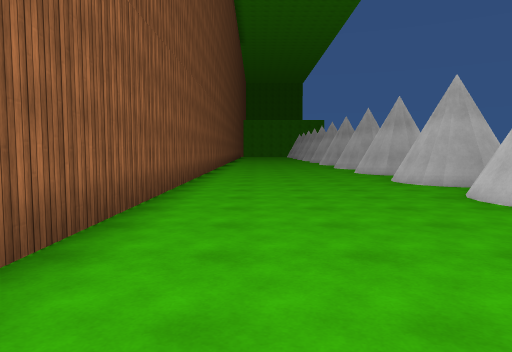
[1] (above)

17 first-person views from a walk through a 3-D level made in the Unity game engine. The camera is 1.4 m above the floor, tilts 4° down and sees 70° across. The floor is counted in squares, 2 m on a side. Each view is taken from the middle of a square. On the plan, view 1 faces up. The plan holds only what a view shows up to about 11 squares ahead; the rest is blank. The place goes on beyond the plan. The player is left out. Surface patterns are stand-ins for the level's own textures.

[2]
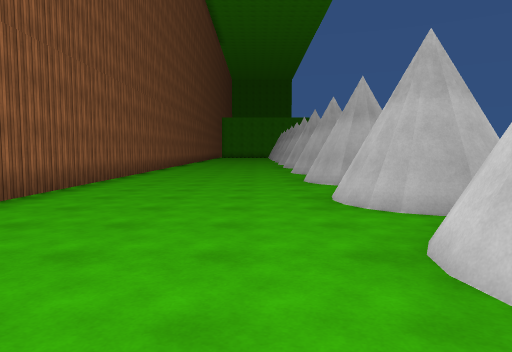

[3]
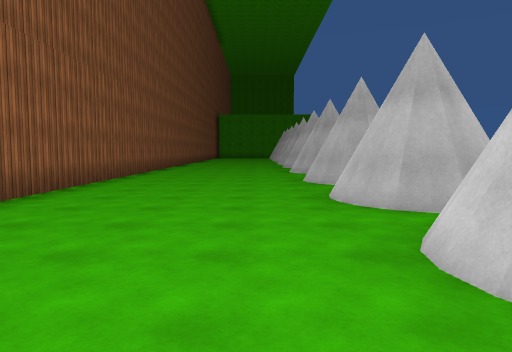

[4]
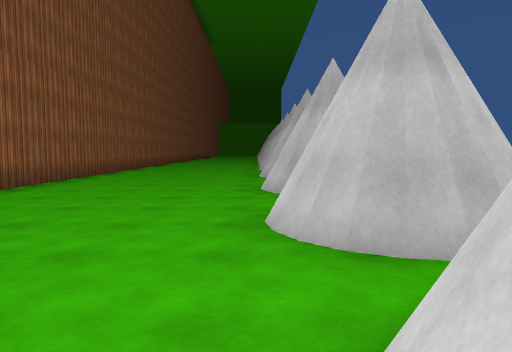

[5]
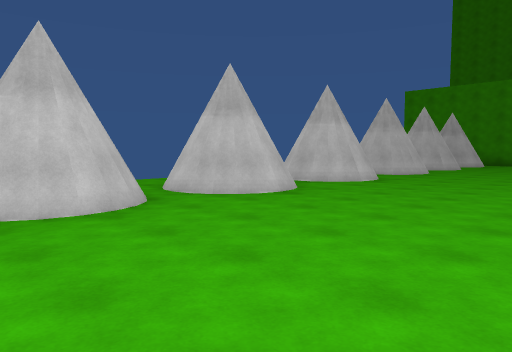

[6]
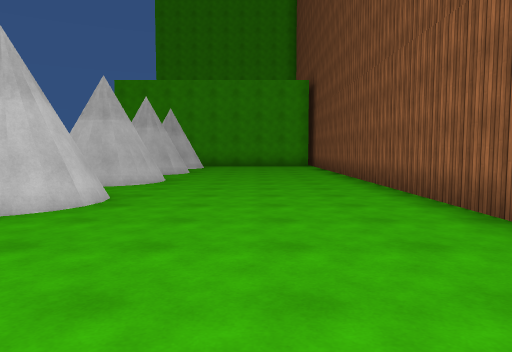

[7]
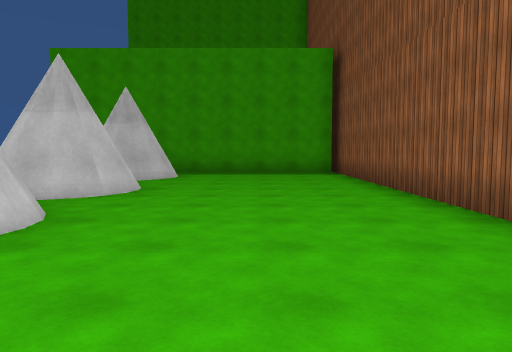

[8]
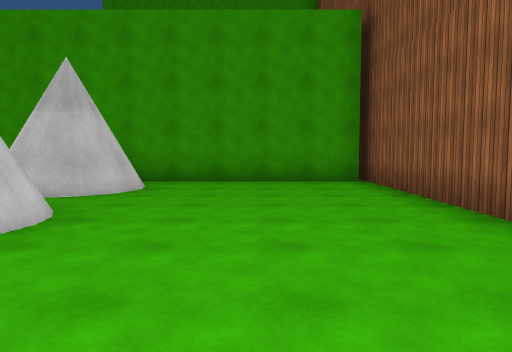

[9]
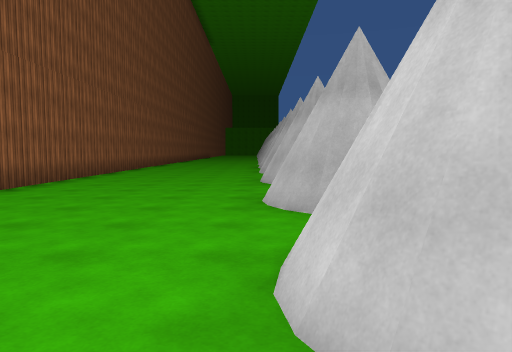

[10]
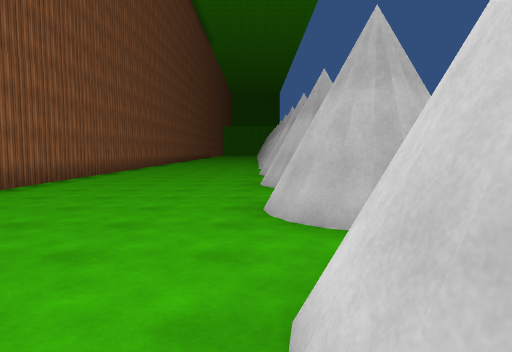

[11]
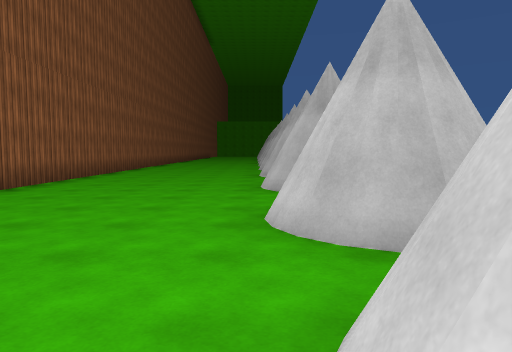

[12]
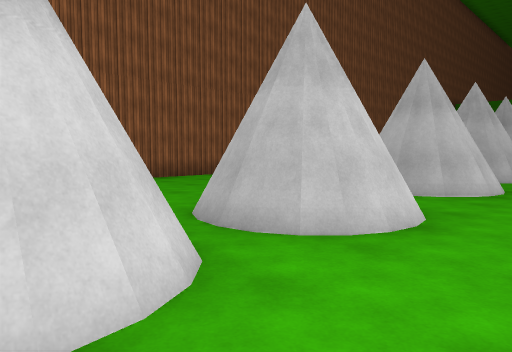

[13]
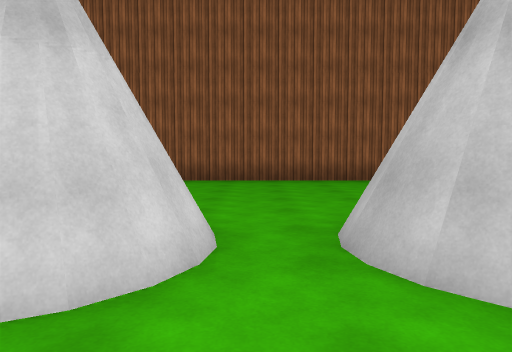

[14]
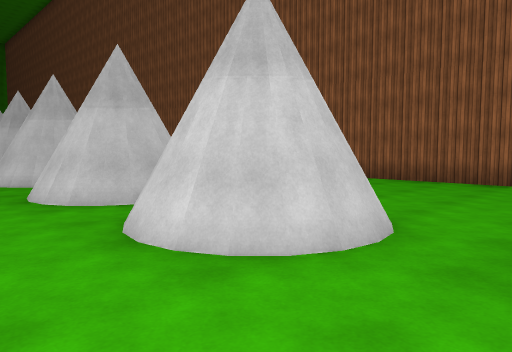

[15]
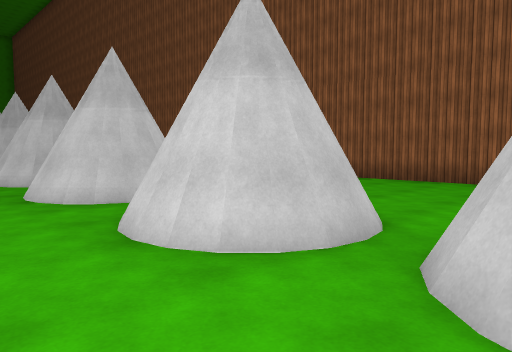

[16]
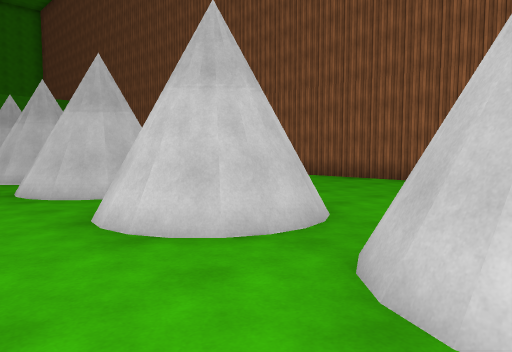

[17]
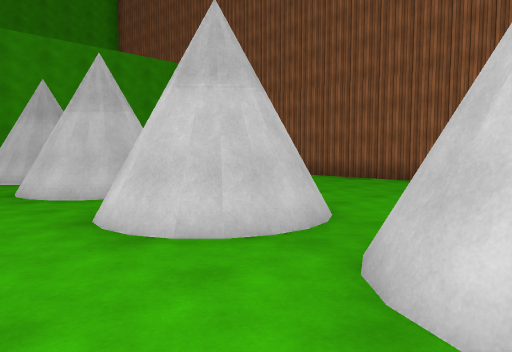

### Floor plan
Key: @ floor where view 1 was taken; # wall or solid block; x gap in a wall; . floor.
Columns run from 2 left of view 1 to 7 right of it. Each row starts with its distance up from view 1.
 17 #.....##..
 16 #.........
 15 #.....##..
 14 #.....##..
 13 #.........
 12 #.....##..
 11 #.....##..
 10 #.....x..
  9 #.....##.
  8 #.....##.
  7 #.....##.
  6 #.....##.
  5 #.....##..
  4 #.....##..
  3 #.....x...
  2 #.....##..
  1 #.....##.
  0 #.@......
 -1 #.....##.
 -2 #.....##.
 -3 #........
 -4 #.....##.
 -5 #.....##
 -6 #.....x
 -7 #.....##
 -8 #.....##..
 -9 #.....##..
-10 #.....x...
-11 #.....##..
-12 #.....##.
-13 #........
-14 #.....##.
-15 #.....##.
-16 #........
-17 #.....##
-18 #.....##
-19 #.....#
-20 #######

Where each view was taken, in squares from view 1:
view 1: 0 up, 0 right, facing up
view 2: 3 up, 2 right, facing up
view 3: 6 up, 2 right, facing up
view 4: 5 down, 3 right, facing up
view 5: 0 up, 1 left, facing down-right
view 6: 3 down, 1 right, facing down
view 7: 8 down, 1 right, facing down
view 8: 11 down, 1 right, facing down
view 9: 13 down, 3 right, facing up
view 10: 9 down, 3 right, facing up
view 11: 2 down, 3 right, facing up
view 12: 11 up, 7 right, facing up-left
view 13: 16 up, 7 right, facing left
view 14: 17 up, 7 right, facing down-left
view 15: 14 up, 7 right, facing down-left
view 16: 5 up, 7 right, facing down-left
view 17: 8 down, 7 right, facing down-left
